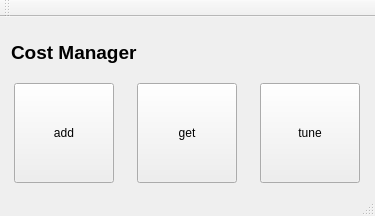
<?xml version="1.0" encoding="UTF-8"?>
<ui version="4.0">
 <class>MainWindow</class>
 <widget class="QMainWindow" name="MainWindow">
  <property name="geometry">
   <rect>
    <x>0</x>
    <y>0</y>
    <width>375</width>
    <height>216</height>
   </rect>
  </property>
  <property name="windowTitle">
   <string>CostManager 1.0</string>
  </property>
  <widget class="QWidget" name="centralWidget">
   <layout class="QVBoxLayout" name="verticalLayout">
    <item>
     <widget class="QLabel" name="label">
      <property name="font">
       <font>
        <pointsize>14</pointsize>
        <weight>75</weight>
        <bold>true</bold>
       </font>
      </property>
      <property name="text">
       <string>Cost Manager</string>
      </property>
     </widget>
    </item>
    <item>
     <layout class="QHBoxLayout" name="horizontalLayout">
      <property name="spacing">
       <number>20</number>
      </property>
      <property name="leftMargin">
       <number>0</number>
      </property>
      <item>
       <widget class="QToolButton" name="addButton">
        <property name="enabled">
         <bool>true</bool>
        </property>
        <property name="minimumSize">
         <size>
          <width>100</width>
          <height>100</height>
         </size>
        </property>
        <property name="text">
         <string>add</string>
        </property>
        <property name="iconSize">
         <size>
          <width>100</width>
          <height>100</height>
         </size>
        </property>
       </widget>
      </item>
      <item>
       <widget class="QToolButton" name="getButton">
        <property name="minimumSize">
         <size>
          <width>100</width>
          <height>100</height>
         </size>
        </property>
        <property name="text">
         <string>get</string>
        </property>
        <property name="iconSize">
         <size>
          <width>100</width>
          <height>100</height>
         </size>
        </property>
       </widget>
      </item>
      <item>
       <widget class="QToolButton" name="tuneButton">
        <property name="minimumSize">
         <size>
          <width>100</width>
          <height>100</height>
         </size>
        </property>
        <property name="text">
         <string>tune</string>
        </property>
        <property name="iconSize">
         <size>
          <width>100</width>
          <height>100</height>
         </size>
        </property>
       </widget>
      </item>
     </layout>
    </item>
   </layout>
  </widget>
  <widget class="QMenuBar" name="menuBar">
   <property name="geometry">
    <rect>
     <x>0</x>
     <y>0</y>
     <width>375</width>
     <height>21</height>
    </rect>
   </property>
  </widget>
  <widget class="QToolBar" name="mainToolBar">
   <attribute name="toolBarArea">
    <enum>TopToolBarArea</enum>
   </attribute>
   <attribute name="toolBarBreak">
    <bool>false</bool>
   </attribute>
  </widget>
  <widget class="QStatusBar" name="statusBar"/>
 </widget>
 <layoutdefault spacing="6" margin="11"/>
 <resources/>
 <connections/>
</ui>
